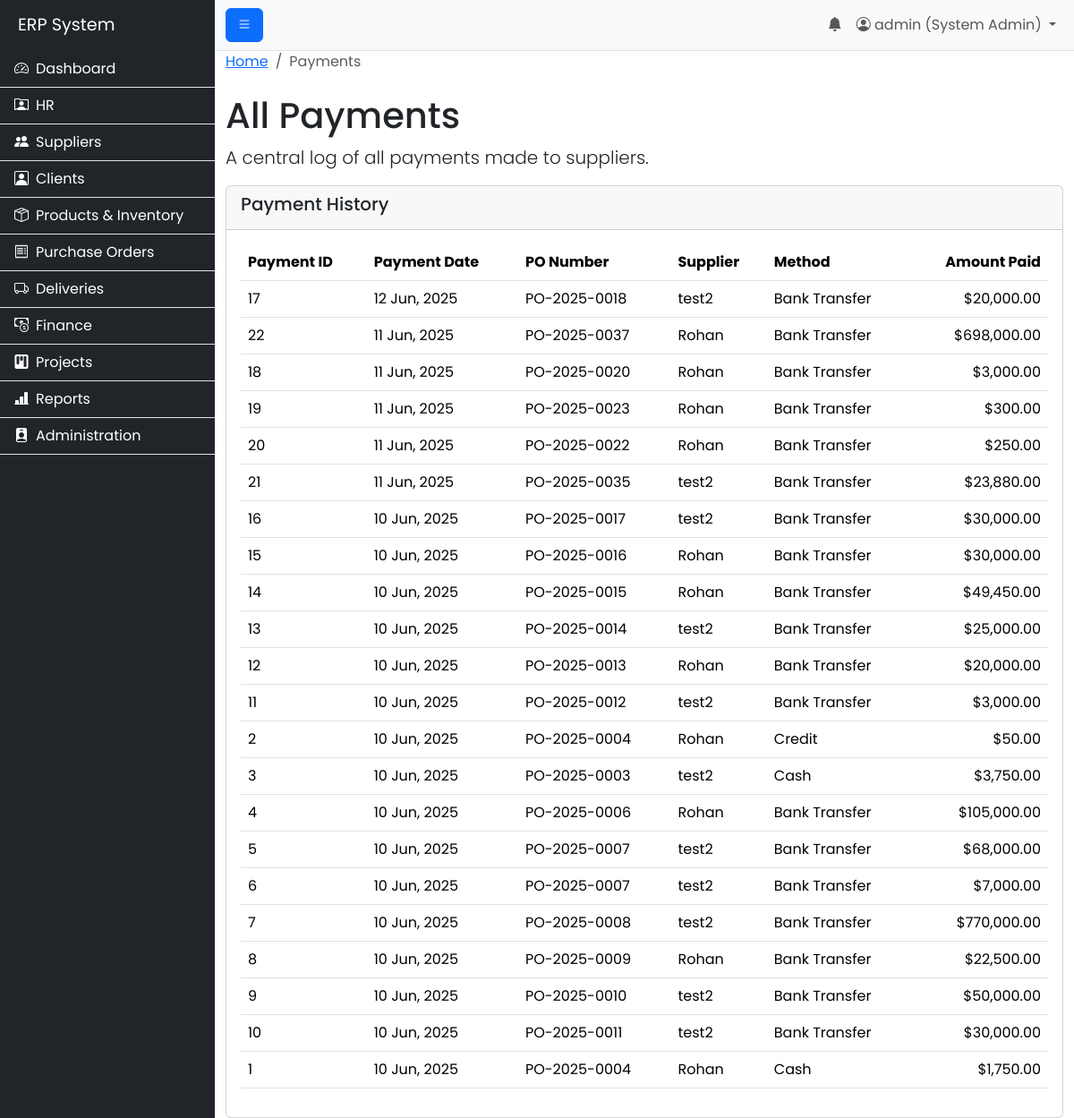
Page /modules/finance/view_payments.php (signed in) on the earlier database version.
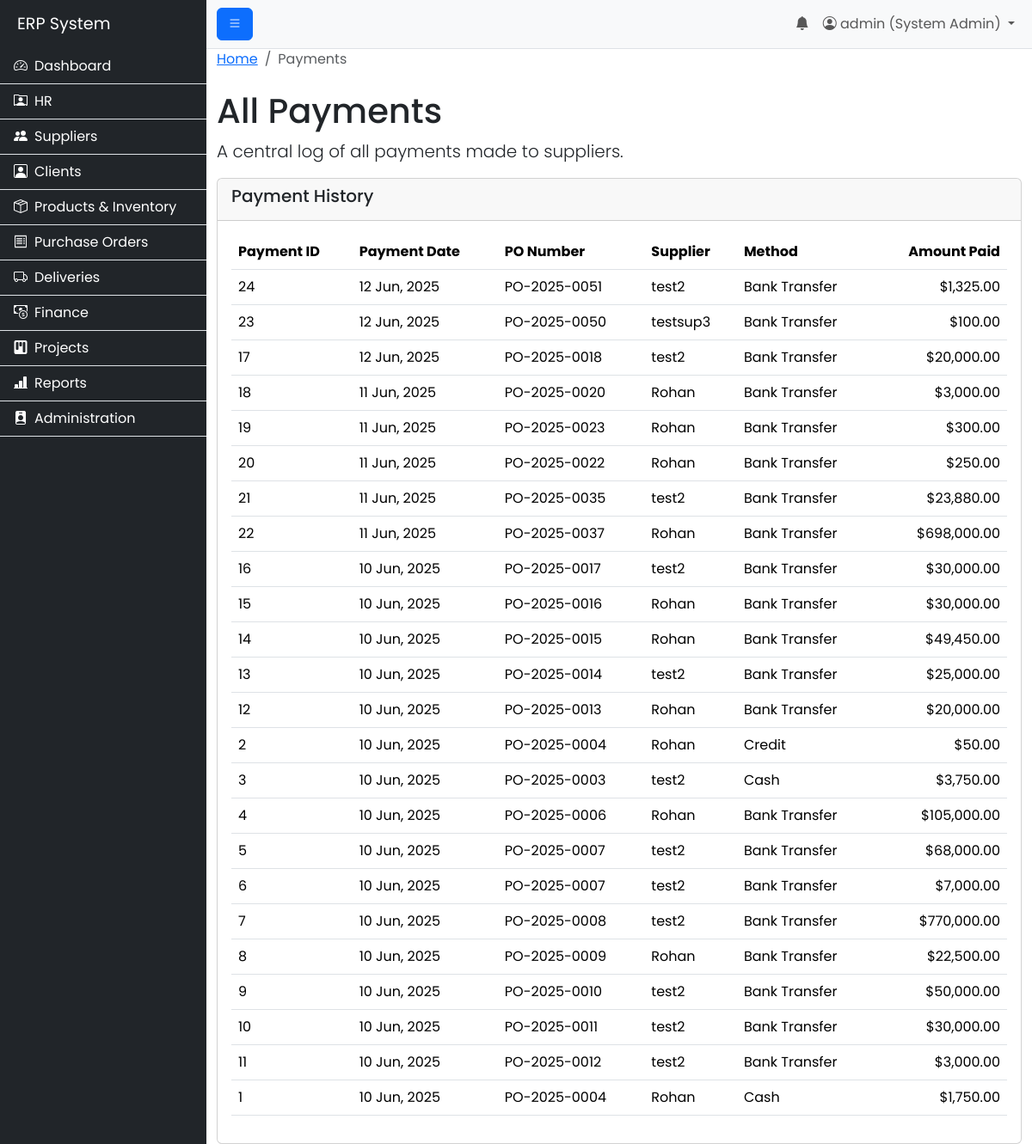
Same page on the later database version.
### tables this page shows
CREATE TABLE `payments` (
  `id` int(11) NOT NULL,
  `po_id` int(11) NOT NULL,
  `payment_date` date NOT NULL,
  `amount_paid` decimal(10,2) NOT NULL,
  `payment_method` enum('Bank Transfer','Credit','Cash','Other') NOT NULL,
  `notes` text DEFAULT NULL,
  `created_at` timestamp NOT NULL DEFAULT current_timestamp()
);

CREATE TABLE `purchase_orders` (
  `id` int(11) NOT NULL,
  `po_number` varchar(50) NOT NULL,
  `supplier_id` int(11) NOT NULL,
  `budget_id` int(11) DEFAULT NULL,
  `order_date` date NOT NULL,
  `expected_delivery_date` date DEFAULT NULL,
  `total_amount` decimal(10,2) NOT NULL DEFAULT 0.00,
  `status` varchar(50) NOT NULL DEFAULT 'Pending',
  `created_at` timestamp NOT NULL DEFAULT current_timestamp()
);

CREATE TABLE `suppliers` (
  `id` int(11) NOT NULL,
  `supplier_name` varchar(255) NOT NULL,
  `address` text DEFAULT NULL,
  `tax_id` varchar(100) DEFAULT NULL,
  `username` varchar(100) DEFAULT NULL,
  `password` varchar(255) DEFAULT NULL,
  `is_active` tinyint(1) NOT NULL DEFAULT 1,
  `bank_name` varchar(255) DEFAULT NULL,
  `bank_account_number` varchar(100) DEFAULT NULL,
  `bank_branch_code` varchar(50) DEFAULT NULL,
  `created_at` timestamp NOT NULL DEFAULT current_timestamp(),
  `updated_at` timestamp NOT NULL DEFAULT current_timestamp() ON UPDATE current_timestamp(),
  `rating_delivery_time` decimal(2,1) DEFAULT NULL,
  `rating_quality` decimal(2,1) DEFAULT NULL,
  `rating_communication` decimal(2,1) DEFAULT NULL,
  `on_time_delivery_rate` decimal(5,2) DEFAULT NULL
);

### modules/finance/view_payments.php (the view, shortened to what this page needs)
<?php
$page_title = "All Payments";
include('../../includes/header.php');
$conn = connect_db();
$sql = "SELECT
            p.id as payment_id,
            p.payment_date,
            p.amount_paid,
            p.payment_method,
            po.po_number,
            s.supplier_name
        FROM payments p
        JOIN purchase_orders po ON p.po_id = po.id
        JOIN suppliers s ON po.supplier_id = s.id
        ORDER BY p.payment_date DESC";
$result = $conn->query($sql);
?>
<nav aria-label="breadcrumb">
  <ol class="breadcrumb">
    <li class="breadcrumb-item"><a href="/erp_project/index.php">Home</a></li>
    <li class="breadcrumb-item active" aria-current="page">Payments</li>
  </ol>
</nav>
<h1 class="mt-4"><?php echo $page_title; ?></h1>
<p class="lead">A central log of all payments made to suppliers.</p>
<div class="card">
    <div class="card-header">
        <h5>Payment History</h5>
    </div>
    <div class="card-body">
        <div class="table-responsive">
            <table class="table table-hover">
                <thead>
                    <tr>
                        <th>Payment ID</th>
                        <th>Payment Date</th>
                        <th>PO Number</th>
                        <th>Supplier</th>
                        <th>Method</th>
                        <th class="text-end">Amount Paid</th>
                    </tr>
                </thead>
                <tbody>
                    <?php if ($result && $result->num_rows > 0): ?>
                        <?php while($row = $result->fetch_assoc()): ?>
                            <tr>
                                <td><?php echo $row['payment_id']; ?></td>
                                <td><?php echo date("d M, Y", strtotime($row['payment_date'])); ?></td>
                                <td><?php echo htmlspecialchars($row['po_number']); ?></td>
                                <td><?php echo htmlspecialchars($row['supplier_name']); ?></td>
                                <td><?php echo htmlspecialchars($row['payment_method']); ?></td>
                                <td class="text-end">$<?php echo number_format($row['amount_paid'], 2); ?></td>
                            </tr>
                        <?php endwhile; ?>
                    <?php else: ?>
                        <tr>
                            <td colspan="6" class="text-center text-muted">No payments have been recorded yet.</td>
                        </tr>
                    <?php endif; ?>
                </tbody>
            </table>
        </div>
    </div>
</div>
<?php
include('../../includes/footer.php');
?>

Differences in the rows shown:
added payments: id "24", payment_date "12 Jun, 2025", po.po_number "PO-2025-0051", suppliers.supplier_name "test2", payment_method "Bank Transfer", amount_paid "1,325.00"
added payments: id "23", payment_date "12 Jun, 2025", po.po_number "PO-2025-0050", suppliers.supplier_name "testsup3", payment_method "Bank Transfer", amount_paid "100.00"
shown differently, row unchanged: payments "PO-2025-0037": moves down the list
shown differently, row unchanged: payments "PO-2025-0012": moves down the list
